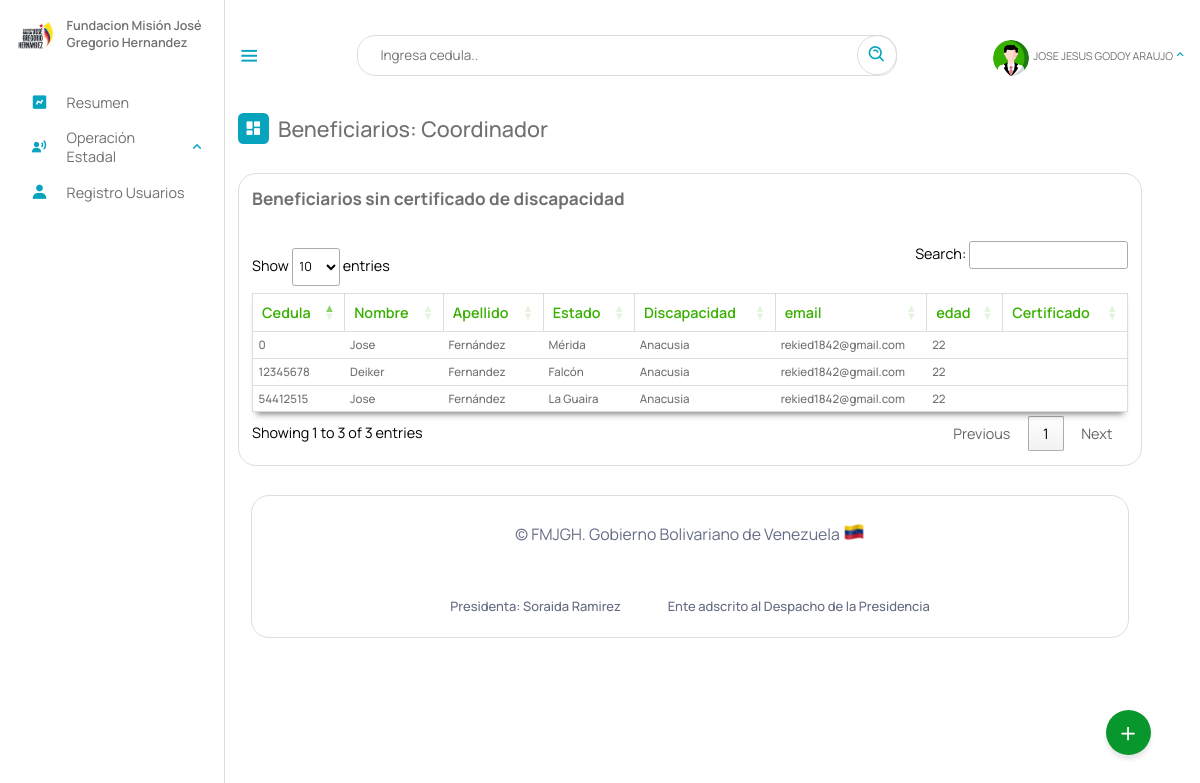
The app's page /Escritorio/sincarnet.php (signed in), older data.
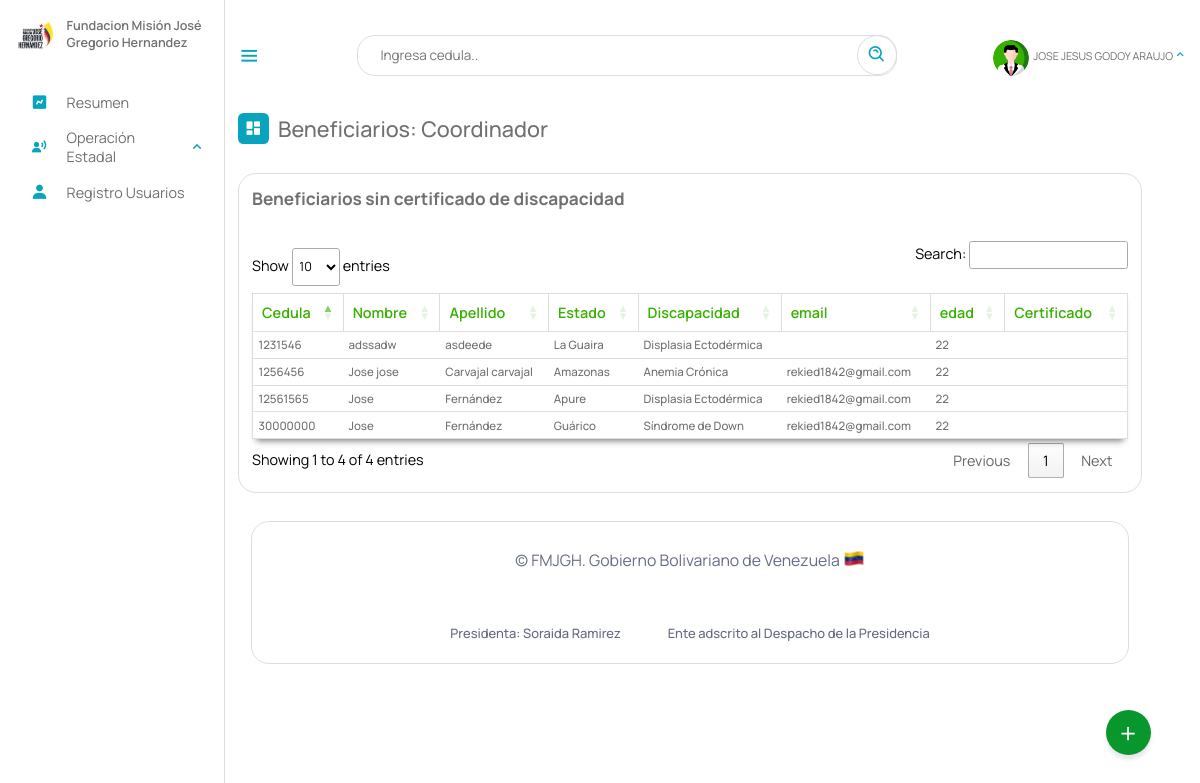
The same page, newer data.
### tables this page shows
CREATE TABLE `beneficiario` (
  `cedula` int(12) NOT NULL,
  `nombre` text NOT NULL,
  `apellido` text NOT NULL,
  `fecha_naci` date NOT NULL,
  `email` varchar(50) NOT NULL,
  `telefono` varchar(12) NOT NULL,
  `nacionalidad` char(2) NOT NULL,
  `edad` int(2) NOT NULL,
  `sexo` char(1) NOT NULL,
  `edo_civil` text NOT NULL,
  `nro_hijo` int(2) DEFAULT NULL,
  `estado` varchar(10) NOT NULL,
  `municipio` varchar(20) NOT NULL,
  `parroquia` varchar(10) NOT NULL,
  `discapacidad` varchar(10) NOT NULL,
  `atencion_solicitada` varchar(10) DEFAULT NULL,
  `certificado` varchar(50) DEFAULT NULL,
  `registrado_por` text DEFAULT NULL,
  `fecha_registro` date NOT NULL,
  PRIMARY KEY (`cedula`),
  KEY `estado` (`estado`),
  KEY `discapacidad` (`discapacidad`),
  KEY `atencion_solicitada` (`atencion_solicitada`),
  KEY `municipio` (`municipio`),
  KEY `parroquia` (`parroquia`),
  CONSTRAINT `beneficiario_ibfk_1` FOREIGN KEY (`estado`) REFERENCES `estados` (`id_estados`) ON DELETE CASCADE,
  CONSTRAINT `beneficiario_ibfk_2` FOREIGN KEY (`municipio`) REFERENCES `municipios` (`id_municipios`) ON DELETE CASCADE,
  CONSTRAINT `beneficiario_ibfk_3` FOREIGN KEY (`parroquia`) REFERENCES `parroquia` (`id`) ON DELETE CASCADE ON UPDATE CASCADE,
  CONSTRAINT `beneficiario_ibfk_4` FOREIGN KEY (`discapacidad`) REFERENCES `discapacid_e` (`id_e`) ON DELETE CASCADE,
  CONSTRAINT `beneficiario_ibfk_5` FOREIGN KEY (`atencion_solicitada`) REFERENCES `tipoatencion` (`id`) ON DELETE CASCADE
);

CREATE TABLE `estados` (
  `id_estados` varchar(10) NOT NULL,
  `nombre_estado` text NOT NULL,
  `codigo` varchar(255) NOT NULL,
  PRIMARY KEY (`id_estados`)
);

CREATE TABLE `discapacid_e` (
  `nombre_e` text NOT NULL,
  `id_e` varchar(10) NOT NULL,
  `general` varchar(10) NOT NULL,
  PRIMARY KEY (`id_e`),
  KEY `general` (`general`),
  CONSTRAINT `discapacid_e_ibfk_1` FOREIGN KEY (`general`) REFERENCES `discapacid` (`id_disca`) ON DELETE CASCADE
);

### php/01-discapacitados.php (called while the page is built, shortened)
<?php
include_once("ManejadorBD.php");
class Discapacitados extends ManejadorBD
{
	private $cnn;
	public function __construct($tipoConexion)
	{
		$this->cnn = parent::conectar($tipoConexion);
	}
	public function consultageneralsincarnet()
	{
		try {
			$stmt = $this->cnn->prepare("SELECT cedula, nombre, apellido, estados.nombre_estado, discapacid_e.nombre_e , telefono, edad, email, certificado FROM `beneficiario` , estados, discapacid_e WHERE certificado = ''and beneficiario.estado = estados.id_estados and beneficiario.discapacidad = discapacid_e.id_e; ");
			$stmt->setFetchMode(PDO::FETCH_ASSOC);
			$stmt->execute();
			return $stmt->fetchAll();
		} catch (PDOException $error) {
			echo "Error: ejecutando consulta SQL." . $error->getMessage();
			exit();
		}
	}
}

### php/ManejadorBD.php (called while the page is built, shortened)
<?php
	class ManejadorBD extends PDO {
		public $srv	= SRV;
		public $usr	= USR;
		public $pas	= PAS;
		public $dbn	= BDN;
		public function conectar($tipoConexion){
			try{
				switch ($tipoConexion) {
				    case 1:
				        $dsn = "mysql:host=$this->srv;dbname=$this->dbn";
				        break;
				}
				$dbh = new PDO($dsn, $this->usr, $this->pas);
    			$dbh->setAttribute(PDO::ATTR_ERRMODE, PDO::ERRMODE_EXCEPTION);
			}catch(PDOException $error){
                echo "Error al Conectar con la Base de Datos: ".$error->getMessage();
                exit();
			}
            $this->conexionBD = $dbh;
			return $this->conexionBD;
		}
	}
?>

### Escritorio/sincarnet.php (the view, shortened to what this page needs)
<?php
include_once("partearriba.php");
?>
<link rel="stylesheet" type="text/css" href="https://cdn.datatables.net/1.11.3/css/jquery.dataTables.min.css">
<div class="dash-contenido">
    <div class="overview">
        <div class="titulo">
            <i class='bx bxs-dashboard'> </i>
            <span class="link-name">Beneficiarios: <?php echo $rol ?></span>
        </div>
    </div>
    <div class="tabla-atencion">
            <h2>Beneficiarios sin certificado de discapacidad</h2>
<br>
            <table>
                <thead>
                    <tr>
                        <th>Cedula</th>
                        <th>Nombre</th>
                        <th>Apellido</th>
                        <th>Estado</th>
                        <th>Discapacidad</th>
                        <th>email</th>
                        <th>edad</th>
                        <th>Certificado</th>
                    </tr>
                </thead>
                <tbody id="scr">
                    <?php
                        include_once("../php/01-discapacitados.php");
                        $aten = new Discapacitados (1);
                        $consulta = $aten->consultageneralsincarnet();
                        if ($consulta){
                        foreach($consulta as $registros){
                     ?>
                    <tr>
                        <td><?php echo $registros["cedula"] ?></td>
                        <td><?php echo $registros["nombre"] ?></td>
                        <td><?php echo $registros["apellido"] ?></td>
                        <td><?php echo $registros["nombre_estado"] ?></td>
                        <td><?php echo $registros["nombre_e"] ?></td>
                        <td><?php echo $registros["email"] ?></td>
                        <td><?php echo $registros["edad"] ?></td>
                        <td><?php echo $registros["certificado"] ?></td>
                    </tr>
                    <?php
                    }
                        }
                    ?>
                </tbody>
            </table>
        </div>
<?php
 include_once("parteabajo.php");
?>

Row changes from the older to the newer data that the page shows:
removed beneficiario: cedula "0", nombre "Jose", apellido "Fernández", estado.nombre_estado "Mérida", discapacidad.nombre_e "Anacusia", email "rekied1842@gmail.com", edad "22"
removed beneficiario: cedula "12345678", nombre "Deiker", apellido "Fernandez", estado.nombre_estado "Falcón", discapacidad.nombre_e "Anacusia", email "rekied1842@gmail.com", edad "22"
removed beneficiario: cedula "54412515", nombre "Jose", apellido "Fernández", estado.nombre_estado "La Guaira", discapacidad.nombre_e "Anacusia", email "rekied1842@gmail.com", edad "22"
added beneficiario: cedula "1231546", nombre "adssadw", apellido "asdeede", estado.nombre_estado "La Guaira", discapacidad.nombre_e "Displasia Ectodérmica", edad "22"
added beneficiario: cedula "1256456", nombre "Jose jose", apellido "Carvajal carvajal", estado.nombre_estado "Amazonas", discapacidad.nombre_e "Anemia Crónica", email "rekied1842@gmail.com", edad "22"
added beneficiario: cedula "12561565", nombre "Jose", apellido "Fernández", estado.nombre_estado "Apure", discapacidad.nombre_e "Displasia Ectodérmica", email "rekied1842@gmail.com", edad "22"
added beneficiario: cedula "30000000", nombre "Jose", apellido "Fernández", estado.nombre_estado "Guárico", discapacidad.nombre_e "Síndrome de Down", email "rekied1842@gmail.com", edad "22"
Text that changed along with them:
text written by a page script: "Show entries Search: Showing 1 to 3 of 3 entries Previous 1 Next" → "Show entries Search: Showing 1 to 4 of 4 entries Previous 1 Next"
